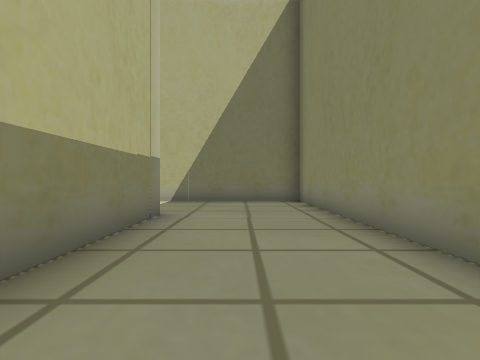
View 1 (above)

19 first-person views from a walk through a scene from a Unity 3-D project. The camera is 1.3 m above the floor, looks level and sees 80° across. The floor is counted in squares, 2 m on a side. Each view is taken from the middle of a square. On the plan, view 1 faces up. The plan holds only what a view shows up to about 9 squares ahead; the rest is blank. The place goes on beyond the plan. The player is left out.

View 2
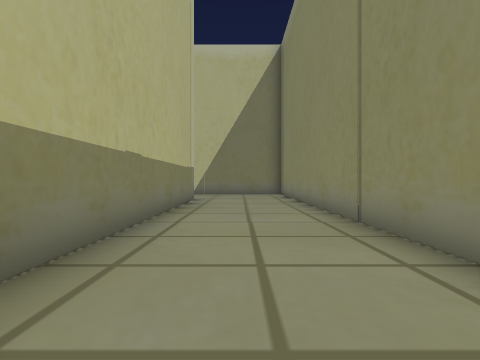

View 3
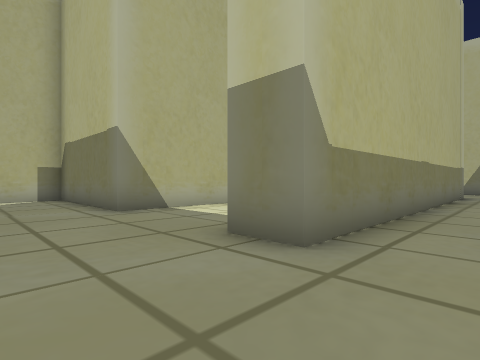

View 4
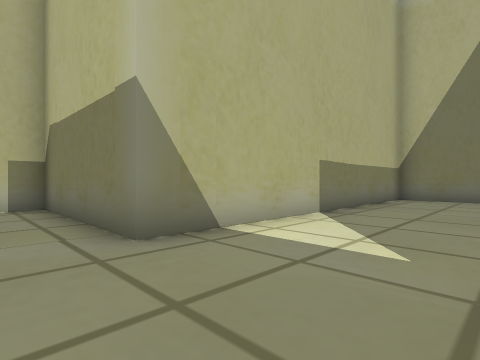

View 5
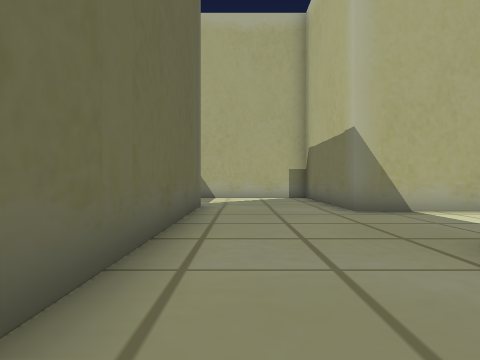

View 6
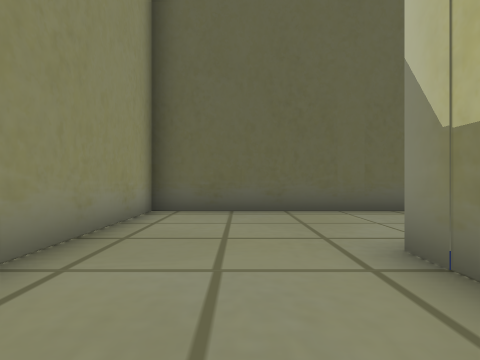

View 7
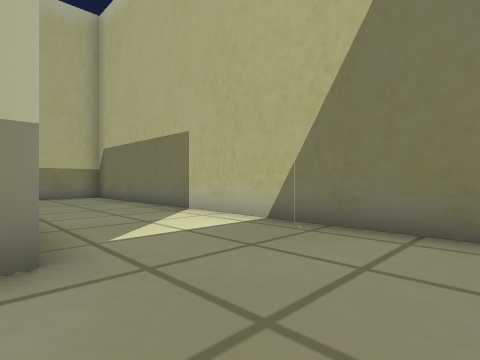

View 8
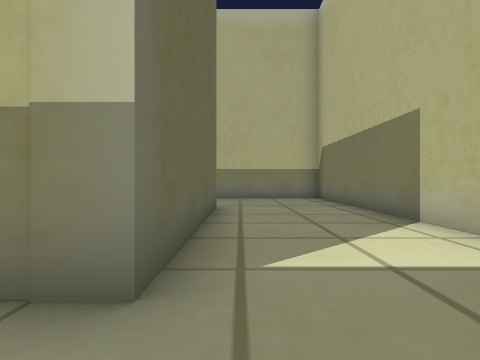

View 9
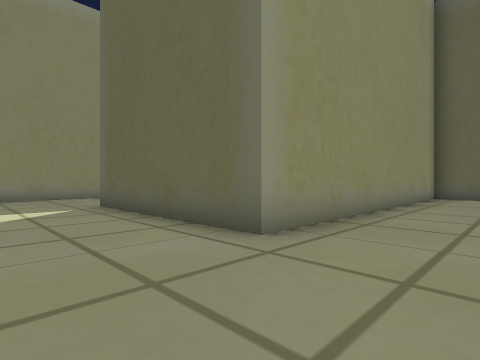

View 10
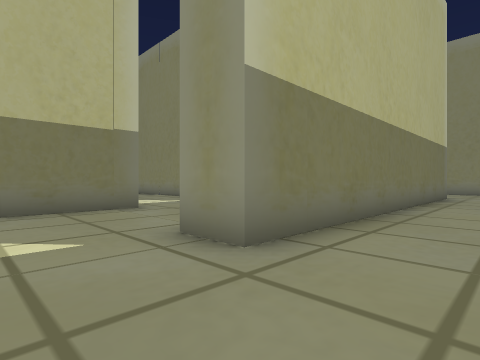

View 11
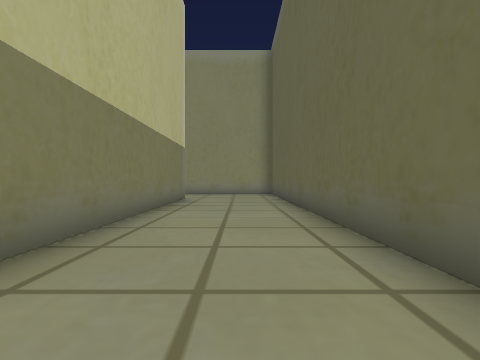

View 12
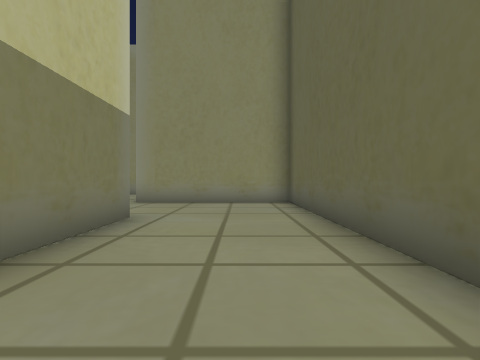

View 13
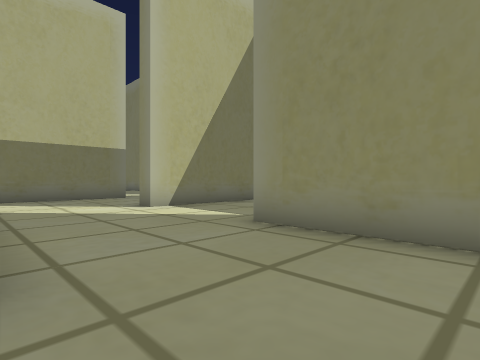

View 14
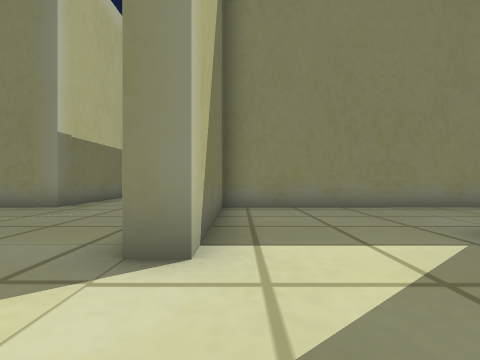

View 15
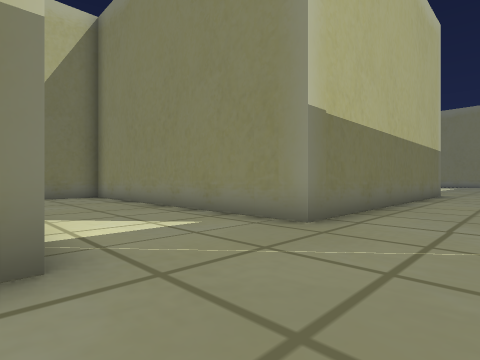

View 16
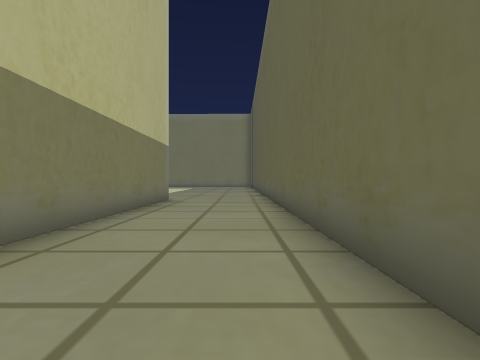

View 17
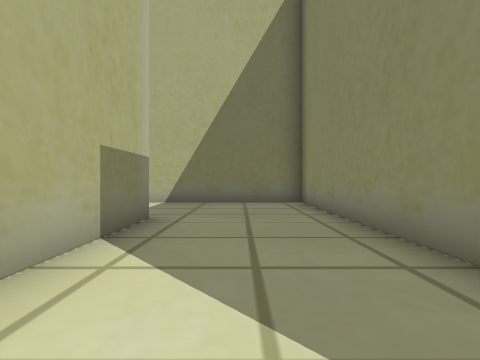

View 18
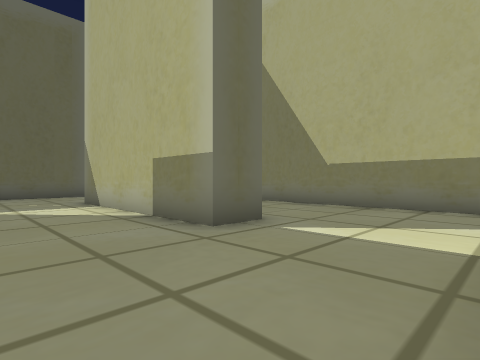

View 19
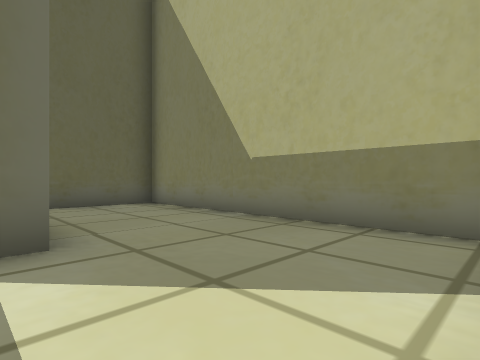

### Floor plan
Points are (right, up) in squares from view 1. A wall is a line through its corners. A room is listed if a view was taken in it or the views show most of it. See-through windows are left out.
Room 1 (views 1, 2, 3, 4, 5, 6, 7, 8, 9)
walls: (-3.9, 4.3) (-5.5, 4.3); (-6, 3.8) (-6, -4.6) (-9.5, -4.6); (-6.8, -2.5) (-6.8, 5.4) (-1.5, 5.4) (-1.5, -4.6) (-2.6, -4.6); (1.8, -1.9) (1.8, 8.8) (-9, 8.8); (-7, -8) (1.8, -8) (1.8, -4.1)
ways out: opening at (-8.5, -8.5) to room 2
Room 2 (views 10, 11, 12, 13, 14, 15, 16, 17, 18, 19)
walls: (5.5, -0.7) (3.9, -0.7); (3, -9.1) (-7, -9.1) (-7, -8); (12.1, -4) (20, -4); (10.8, -10.8) (10.8, -4.6) (6.3, -4.6) (6.3, -4); (6.4, 4.9) (7.4, 4.9) (7.4, -0.6); (3, 7.8) (3, 0.4) (5.5, 0.4); (-5.4, -12.4) (6.3, -12.4) (6.3, -7.9); (20, -0.7) (10.8, -0.7) (10.8, 8.3) (6.4, 8.3)
ways out: opening at (-8.5, -8.5) to room 1

Where each view was taken, in squares from view 1:
view 1: 0 up, 0 right, facing up
view 2: 4 down, 0 right, facing up
view 3: 7 down, 0 right, facing up-left
view 4: 6 down, 3 left, facing up-left
view 5: 7 down, 0 right, facing left
view 6: 2 down, 0 right, facing down
view 7: 5 up, 1 right, facing up-left
view 8: 6 up, 0 right, facing left
view 9: 8 up, 9 left, facing down-right
view 10: 11 down, 9 left, facing up-right
view 11: 11 down, 7 left, facing right
view 12: 11 down, 2 left, facing right
view 13: 11 down, 3 right, facing up-right
view 14: 5 down, 4 right, facing right
view 15: 3 down, 7 right, facing up-right
view 16: 3 down, 11 right, facing right
view 17: 0 up, 9 right, facing up
view 18: 8 up, 10 right, facing down-left
view 19: 8 up, 7 right, facing down-left
